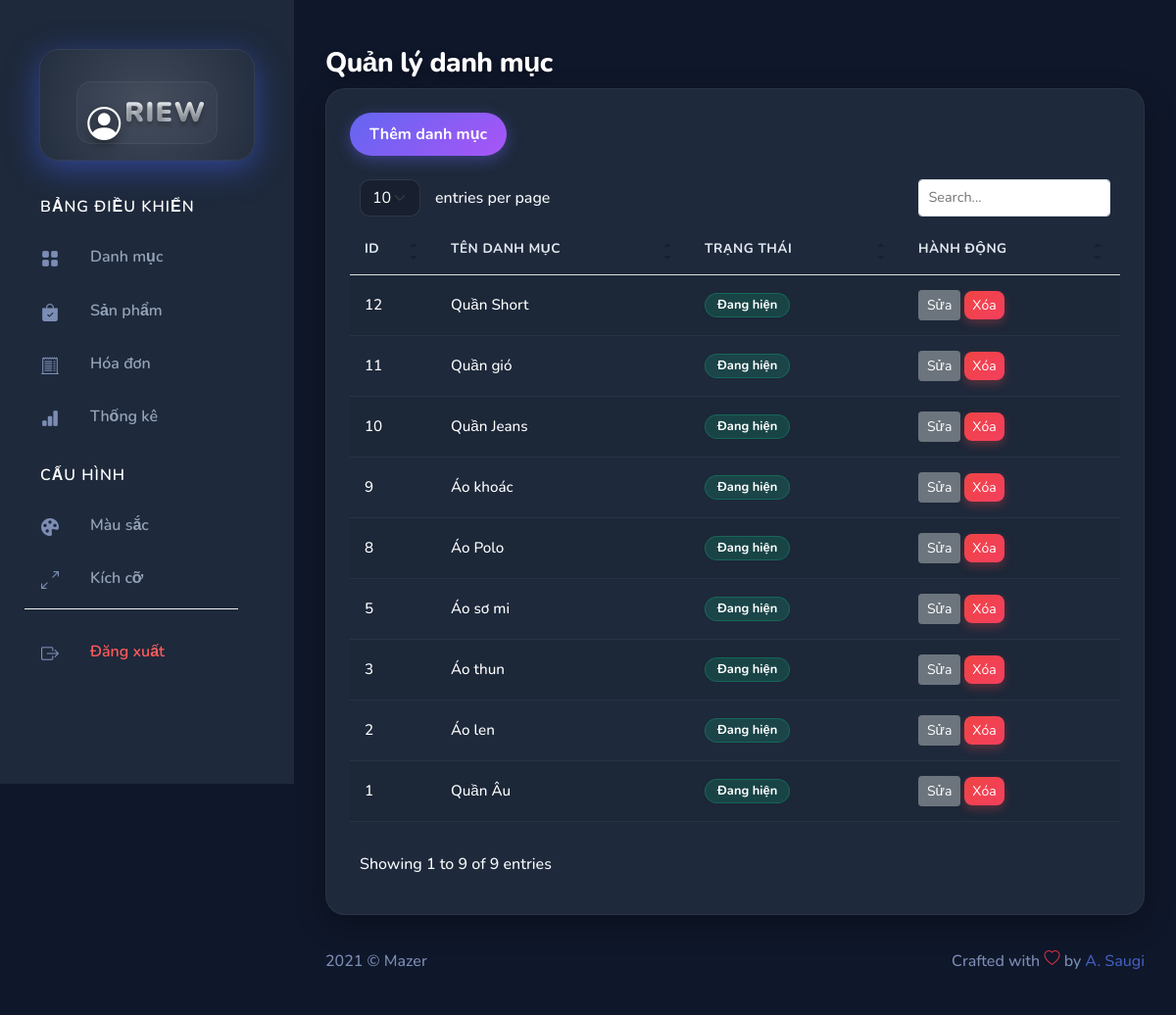
The page /admin/index.php (signed in) on the database its author committed.
### tables this page shows
CREATE TABLE `danh_muc` (
  `id_danh_muc` int(10) NOT NULL,
  `name_danh_muc` varchar(255) NOT NULL,
  `Trangthai` int(1) NOT NULL DEFAULT 0
);

### admin/Controller/DanhMucController.php (called while the page is built, shortened)
<?php
include_once("Model/DanhMuc.php");
class DanhMucController
{
    private $danhMuc;
    public function __construct()
    {
        $this->danhMuc = new DanhMuc();
    }
    public function index()
    {
        $allDanhMuc = $this->danhMuc->getAll();
        include_once("./views/danhmuc/list.php");
    }
}
?>

### admin/Model/pdo.php (called while the page is built, shortened)
<?php
function pdo_get_connection(){
    $dburl = "mysql:host=localhost;dbname=pro1014_uy;charset=utf8";
    $username = 'root';
    $password = '';
    $conn = new PDO($dburl, $username, $password);
    $conn->setAttribute(PDO::ATTR_ERRMODE, PDO::ERRMODE_EXCEPTION);
    return $conn;
}
function pdo_query($sql){
    $sql_args = array_slice(func_get_args(), 1);
    try{
        $conn = pdo_get_connection();
        $stmt = $conn->prepare($sql);
        $stmt->execute($sql_args);
        $rows = $stmt->fetchAll();
        return $rows;
    }
    catch(PDOException $e){
        throw $e;
    }
    finally{
        unset($conn);
    }
}

### admin/Model/DanhMuc.php (called while the page is built, shortened)
<?php
include_once("pdo.php");
class DanhMuc {
    public function getAll() {
        $sql = "SELECT * FROM danh_muc ORDER BY id_danh_muc DESC";
        return pdo_query($sql);
    }
}
?>

### admin/views/danhmuc/list.php (the view)
<?php
include_once("views/layouts/header.php");
?>
<div class="page-heading">
    <div class="page-title">
        <div class="row">
            <div class="col-12 col-md-6 order-md-1 order-last">
                <h3>Quản lý danh mục</h3>
            </div>
        </div>
    </div>
    <section class="section">
        <div class="card">
            <div class="card-body">
                <a href="?action=createdanhmuc" class="btn btn-primary mb-3"> Thêm danh mục </a>
                <table class="table table-striped" id="table1">
                    <thead>
                        <tr>
                            <th>Id</th>
                            <th>Tên danh mục</th>
                            <th>Trạng thái</th>
                            <th>Hành động</th>
                        </tr>
                    </thead>
                    <tbody>
                        <?php
                        if(isset($allDanhMuc) && is_array($allDanhMuc)) {
                            foreach ($allDanhMuc as $item) {
                        ?>
                            <tr>
                                <td><?= $item['id_danh_muc'] ?></td>
                                <td><?= $item['name_danh_muc'] ?></td>
                                <td>
                                    <?php if($item['Trangthai'] == 1): ?>
                                        <span class="badge bg-success">Đang hiện</span>
                                    <?php else: ?>
                                        <span class="badge bg-secondary">Đã ẩn (Thùng rác)</span>
                                    <?php endif; ?>
                                </td>
                                <td>
                                    <a href="index.php?action=editdanhmuc&id=<?= $item['id_danh_muc'] ?>" class="btn btn-secondary btn-sm">Sửa</a>
                                    <?php if ($item['Trangthai'] == 1) { ?>
                                        <a href="index.php?action=deletedanhmuc&id=<?= $item['id_danh_muc'] ?>"
                                        onclick="return confirm('Bạn có muốn xóa không?')"
                                        class="btn btn-danger btn-sm">Xóa</a>
                                    <?php } else { ?>
                                        <a href="index.php?action=restoredanhmuc&id=<?= $item['id_danh_muc'] ?>"
                                        onclick="return confirm('Bạn có muốn khôi phục không?')"
                                        class="btn btn-warning btn-sm">Khôi phục</a>
                                    <?php } ?>
                                </td>
                            </tr>
                        <?php
                            }
                        }
                        ?>
                    </tbody>
                </table>
            </div>
        </div>
    </section>
</div>
<?php
include_once("views/layouts/footer.php");
?>

### admin/views/assets/css/app.css (style rules this page uses)
.btn.btn-danger,.btn.btn-info,.btn.btn-primary,.btn.btn-secondary,.btn.btn-success,.btn.btn-warning { color:#fff }
.card { margin-bottom:2.2rem;border:none }
.card .card-body { padding:1.5rem }
.dataTable-table td,.dataTable-table thead th,.table td,.table thead th { vertical-align:middle }
.dataTable-table:not(.table-borderless) thead th,.table:not(.table-borderless) thead th { border-bottom:1px solid #dedede!important }
.page-heading { margin:0 0 2rem }
.page-heading h3 { font-weight:700 }
a { text-decoration:none }

### admin/views/assets/css/custom.css (style rules this page uses)
:root { --bg-dark: #0f172a; --bg-sidebar: #1e293b; --bg-card: #1e293b; --text-primary: #f8fafc; --text-secondary: #94a3b8; --accent-gradient: linear-gradient( 135deg, #6366f1 0%, #a855f7 100% ); --btn-delete: linear-gradient(135deg, #ef4444 0%, #f43f5e 100%); --btn-edit: linear-gradient(135deg, #3b82f6 0%, #06b6d4 100%); }
body { background-color: var(--bg-dark) !important; color: var(--text-primary) !important; font-family: "Nunito", sans-serif; font-weight: 500; }
.page-heading h3 { color: #fff !important; font-weight: 800; letter-spacing: -0.5px; text-shadow: 0 4px 10px rgba(0, 0, 0, 0.3); }
.card { background-color: var(--bg-card) !important; border-radius: 20px; border: 1px solid rgba(255, 255, 255, 0.05); box-shadow: 0 10px 30px rgba(0, 0, 0, 0.3); }
.table { color: var(--text-primary) !important; }
.table thead th { color: #94a3b8 !important; border-bottom: 1px solid rgba(255, 255, 255, 0.1); font-weight: 700; text-transform: uppercase; font-size: 0.85rem; padding: 15px; }
.table tbody td { padding: 15px; vertical-align: middle; border-bottom: 1px solid rgba(255, 255, 255, 0.05); font-size: 0.95rem; }
body:not(.auth-page) .btn-primary, body:not(.auth-page) a[href*="add"] { background: var(--accent-gradient) !important; border: none !important; color: #fff; font-weight: 700; padding: 10px 20px; border-radius: 50px; box-shadow: 0 4px 15px rgba(99, 102, 241, 0.4); transition: transform 0.2s; }
body:not(.auth-page) .btn-danger { background: var(--btn-delete) !important; border: none; color: #fff; border-radius: 8px; box-shadow: 0 4px 10px rgba(239, 68, 68, 0.3); }
.badge.bg-success { background-color: rgba( 16, 185, 129, 0.2 ) !important; color: #34d399 !important; border: 1px solid rgba(16, 185, 129, 0.3); padding: 5px 12px; border-radius: 30px; }
.table tbody td { color: #ffffff !important; opacity: 1 !important; font-weight: 500 !important; vertical-align: middle !important; }
.table tbody td *, .table tbody td span, .table tbody td small, .table tbody td p, .table tbody td a { color: #ffffff !important; opacity: 1 !important; }
.table tbody td .btn, .table tbody td .badge { color: #ffffff !important; }
.table thead th { color: #e2e8f0 !important; font-weight: 700 !important; text-transform: uppercase; letter-spacing: 0.5px; }

### rows shown on the page
danh_muc: id_danh_muc "12", name_danh_muc "Quần Short", Trangthai "Đang hiện"
danh_muc: id_danh_muc "11", name_danh_muc "Quần gió", Trangthai "Đang hiện"
danh_muc: id_danh_muc "10", name_danh_muc "Quần Jeans", Trangthai "Đang hiện"
danh_muc: id_danh_muc "9", name_danh_muc "Áo khoác", Trangthai "Đang hiện"
danh_muc: id_danh_muc "8", name_danh_muc "Áo Polo", Trangthai "Đang hiện"
danh_muc: id_danh_muc "5", name_danh_muc "Áo sơ mi", Trangthai "Đang hiện"
danh_muc: id_danh_muc "3", name_danh_muc "Áo thun", Trangthai "Đang hiện"
danh_muc: id_danh_muc "2", name_danh_muc "Áo len", Trangthai "Đang hiện"
danh_muc: id_danh_muc "1", name_danh_muc "Quần Âu", Trangthai "Đang hiện"
